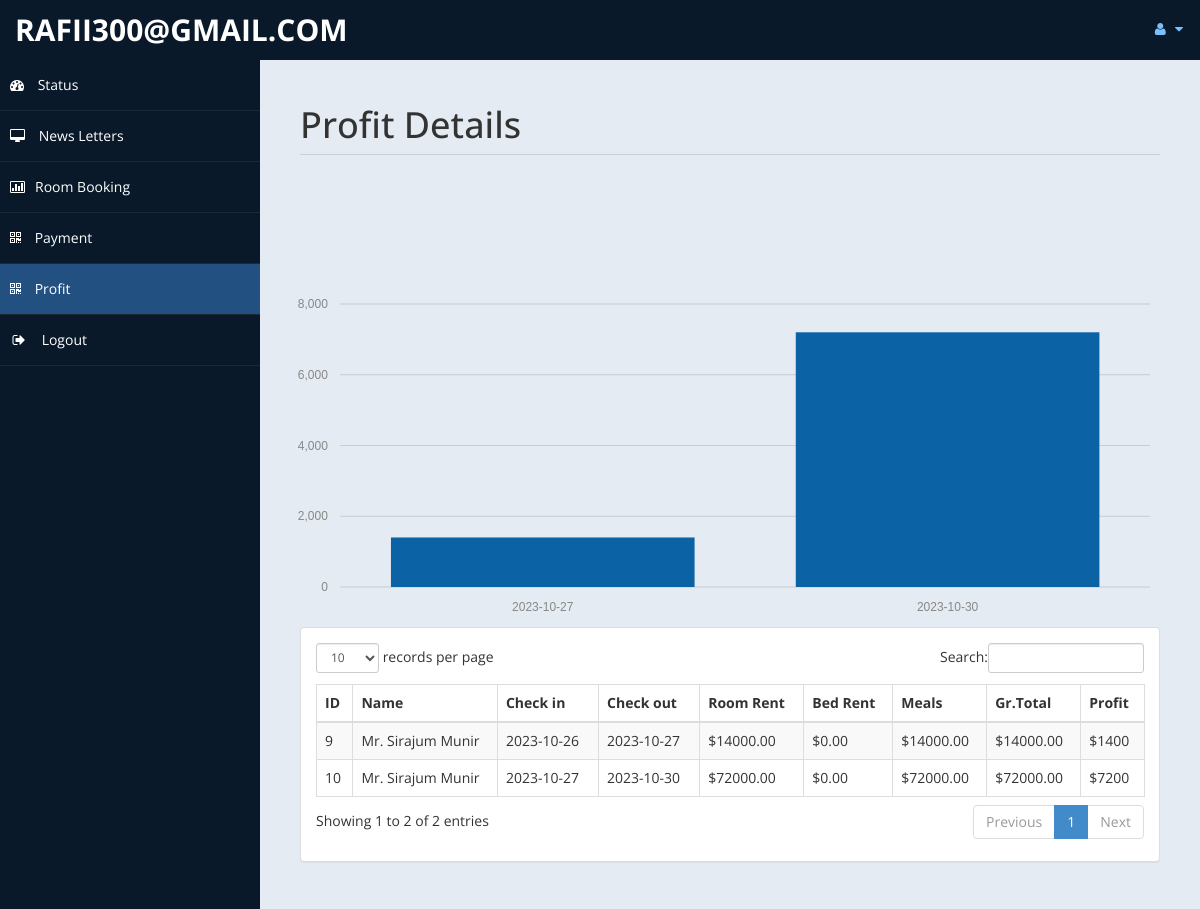
The app's page /admin/profit.php (signed in) with its own data.
### tables this page shows
CREATE TABLE `payment` (
  `id` int(11) NOT NULL,
  `title` varchar(5) DEFAULT NULL,
  `fname` varchar(30) DEFAULT NULL,
  `lname` varchar(30) DEFAULT NULL,
  `troom` varchar(30) DEFAULT NULL,
  `tbed` varchar(30) DEFAULT NULL,
  `nroom` int(11) DEFAULT NULL,
  `cin` date DEFAULT NULL,
  `cout` date DEFAULT NULL,
  `ttot` double(8,2) DEFAULT NULL,
  `fintot` double(8,2) DEFAULT NULL,
  `mepr` double(8,2) DEFAULT NULL,
  `meal` varchar(30) DEFAULT NULL,
  `btot` double(8,2) DEFAULT NULL,
  `noofdays` int(11) DEFAULT NULL
);

### admin/profit.php (the view, shortened to what this page needs)
<!DOCTYPE html>
<html xmlns="http://www.w3.org/1999/xhtml">
<head>
    <link href="assets/css/bootstrap.css" rel="stylesheet" />
    <link href="assets/css/font-awesome.css" rel="stylesheet" />
	<link rel="stylesheet" href="assets/css/morris.css">
    <link href="assets/css/custom-styles.css" rel="stylesheet" />
    <link href="assets/js/dataTables/dataTables.bootstrap.css" rel="stylesheet" />
</head>
<body>
    <div id="wrapper">
        <nav class="navbar navbar-default top-navbar" role="navigation">
            <div class="navbar-header">
                <a class="navbar-brand" href="home.php"><?php echo $_SESSION["user"]; ?> </a>
            </div>
            <ul class="nav navbar-top-links navbar-right">
                <li class="dropdown">
                    <a class="dropdown-toggle" data-toggle="dropdown" href="#" aria-expanded="false">
                        <i class="fa fa-user fa-fw"></i> <i class="fa fa-caret-down"></i>
                    </a>
                </li>
            </ul>
        </nav>
        <nav class="navbar-default navbar-side" role="navigation">
            <div class="sidebar-collapse">
                <ul class="nav" id="main-menu">
                    <li>
                        <a href="home.php"><i class="fa fa-dashboard"></i> Status</a>
                    </li>
                    <li>
                        <a  href="messages.php"><i class="fa fa-desktop"></i> News Letters</a>
                    </li>
					<li>
                        <a href="roombook.php"><i class="fa fa-bar-chart-o"></i>Room Booking</a>
                    </li>
                    <li>
                        <a  href="payment.php"><i class="fa fa-qrcode"></i> Payment</a>
                    </li>
					 <li>
                        <a class="active-menu" href="profit.php"><i class="fa fa-qrcode"></i> Profit</a>
                    </li>
                    <li>
                        <a href="logout.php" ><i class="fa fa-sign-out fa-fw"></i> Logout</a>
                    </li>
            </div>
        </nav>
        <div id="page-wrapper" >
            <div id="page-inner">
			 <div class="row">
                    <div class="col-md-12">
                        <h1 class="page-header">
                           Profit Details<small> </small>
                        </h1>
                    </div>
                </div>
            <div class="row">
				<?php
				include('db.php');
?>
				<br>
				<br>
				<br>
				<br><div id="chart"></div>
                <div class="col-md-12">
                    <div class="panel panel-default">
                        <div class="panel-body">
                            <div class="table-responsive">
                                <table class="table table-striped table-bordered table-hover" id="dataTables-example">
                                    <thead>
                                        <tr>
											<th>ID</th>
                                            <th>Name</th>
                                            <th>Check in</th>
											<th>Check out</th>
                                            <th>Room Rent</th>
											<th>Bed Rent</th>
											<th>Meals </th>
											<th>Gr.Total</th>
											<th>Profit</th>
                                        </tr>
                                    </thead>
                                    <tbody>
									<?php
										$sql="select * from payment";
										$re = mysqli_query($con,$sql);
										while($row = mysqli_fetch_array($re))
										{
											$id = $row['id'];
											if($id % 2 ==1 )
											{
												echo"<tr class='gradeC'>
													<td>".$row['id']." </td>
													<td>".$row['title']." ".$row['fname']." ".$row['lname']."</td>
													<td>".$row['cin']."</td>
													<td>".$row['cout']."</td>
													<td>$".$row['ttot']."</td>
													<td>$".$row['mepr']."</td>
													<td>$".$row['btot']."</td>
													<td>$".$row['fintot']."</td>
													<td>$".$row['fintot']*10/100 ."</td>
													</tr>";
											}
											else
											{
												echo"<tr class='gradeU'>
													<td>".$row['id']." </td>
													<td>".$row['title']." ".$row['fname']." ".$row['lname']."</td>
													<td>".$row['cin']."</td>
													<td>".$row['cout']."</td>
													<td>$".$row['ttot']."</td>
													<td>$".$row['mepr']."</td>
													<td>$".$row['btot']."</td>
													<td>$".$row['fintot']."</td>
													<td>$".$row['fintot']*10/100 ."</td>
													</tr>";
											}
										}
									?>
                                    </tbody>
                                </table>
                            </div>
                        </div>
                    </div>
                </div>
            </div>
                </div>
            </div>
    </div>
</body>
</html>

### admin/assets/css/custom-styles.css (style rules this page uses)
body { font-family: 'Open Sans', sans-serif; }
#wrapper { width: 100%; background:#09192A; }
#page-wrapper { padding: 15px 15px; min-height: 600px; background:#E5EBF2; }
#page-inner { width:100%; margin:10px 20px 10px 0px; background-color:transparent; padding:10px; min-height:1200px; }
h1, .h1, h2, .h2, h3, .h3 { margin-top: 7px; margin-bottom: -5px; }
.page-header { padding-bottom: 9px; margin: 10px 0 45px; border-bottom: 1px solid #C7D1DD; }
.top-navbar { margin:0px; }
.top-navbar .navbar-brand { color: #fff; width: 260px; text-align: left; height: 60px; font-size: 30px; font-weight: 700; text-transform: uppercase; line-height: 30px; }
.top-navbar .nav > li { position: relative; display: inline-block; }
.top-navbar .nav > li > a { position: relative; display: block; padding: 19px 15px; color: #77C0FD; }
.active-menu { background-color:#225081!important; }
.sidebar-collapse , .sidebar-collapse .nav { background:none; }
.sidebar-collapse .nav { padding:0; }
.sidebar-collapse .nav > li > a { color:#fff; background:transparent; text-shadow:none; }
.sidebar-collapse > .nav > li > a { padding:15px 10px; }
.sidebar-collapse > .nav > li { border-bottom: 1px solid rgba(107, 108, 109, 0.19); }
.navbar-side { border:none; background-color: transparent; }
.top-navbar { background:#09192A; border-bottom:none; }
.top-navbar .nav > li > a > i { margin-right: 2px; }
.navbar-default { border:0px solid black; }
.navbar-header { background: #09192A; }
.nav > li > a > i { margin-right:10px; }
@media (min-width:768px) { #page-wrapper { margin: 0 0 0 260px; padding: 15px 30px; min-height: 1200px; } }
@media (min-width:768px) { .navbar-side { z-index: 1; position: absolute; width: 260px; } }
@media (min-width:768px) { .navbar { border-radius: 0px; } }

### records on screen
payment: id "9", title "Mr.", fname "Sirajum", lname "Munir", cin "2023-10-26", cout "2023-10-27", ttot "14000.00", mepr "0.00", btot "14000.00", fintot "14000.00", $row['fintot']*10/100 "1400"
payment: id "10", title "Mr.", fname "Sirajum", lname "Munir", cin "2023-10-27", cout "2023-10-30", ttot "72000.00", mepr "0.00", btot "72000.00", fintot "72000.00", $row['fintot']*10/100 "7200"

### other values on screen
$_SESSION["user"] "RAFII300@GMAIL.COM"
